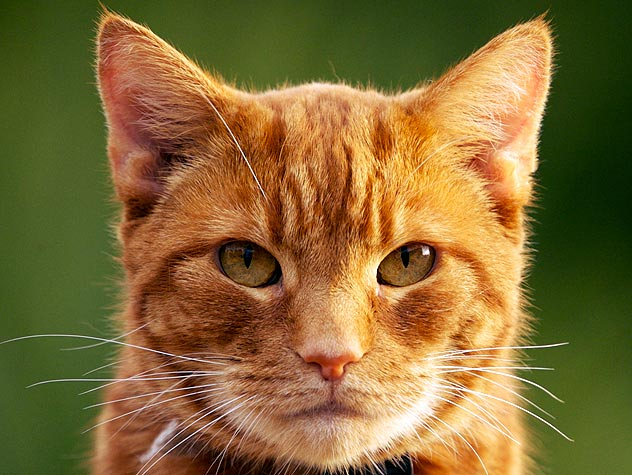
#> input picture project/infile.jpg, 632 x 475 px
$ python sdsd.py
#> lines starting #> are read from the running program, lines starting #| are printed output that depends on the picture
import Image, ImageDraw


def get_colors(infile, outfile, numcolors=10, swatchsize=20, resize=150):

#> called with infile = 'infile.jpg', outfile = 'outfile.png', numcolors = 10, swatchsize = 20, resize = 150
    image = Image.open(infile)
#> image is the input picture: PIL image 632x475 RGB; mean R, G, B 131.3, 106.6, 54.8
    image = image.resize((resize, resize))
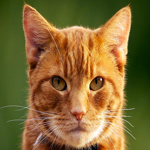
#> image: PIL image 150x150 RGB; mean R, G, B 131.3, 106.6, 54.8
    result = image.convert('P', palette=Image.ADAPTIVE, colors=numcolors)
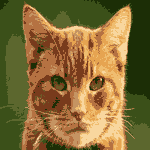
#> result: PIL image 150x150 P; mean R, G, B 131.7, 107.8, 55
    result.putalpha(0)
#> result: PIL image 150x150 PA
    colors = result.getcolors(resize*resize)
#> colors = [(2714, (9, 0)), (4394, (8, 0)), (2477, (7, 0)), (801, (6, 0)), (2617, (5, 0)), (3650, (4, 0)), (1292, (3, 0)), (1568, (2, 0)), (1659, (1, 0)), (1328, (0, 0))]

    # Save colors to file

    pal = Image.new('RGB', (swatchsize*numcolors, swatchsize))
#> pal: PIL image 200x20 RGB; every value is 0
    draw = ImageDraw.Draw(pal)

    posx = 0
    for count, col in colors:
        draw.rectangle([posx, 0, posx+swatchsize, swatchsize], fill=col)
        posx = posx + swatchsize
#> this loop made 1 pass
#> (count, col) on pass 1: (2714, (9, 0))
#> after the loop, posx = 0

    del draw
    pal.save(outfile, "PNG")

if __name__ == '__main__':
#> (the run stopped early here; a loop or call above may not have finished)
